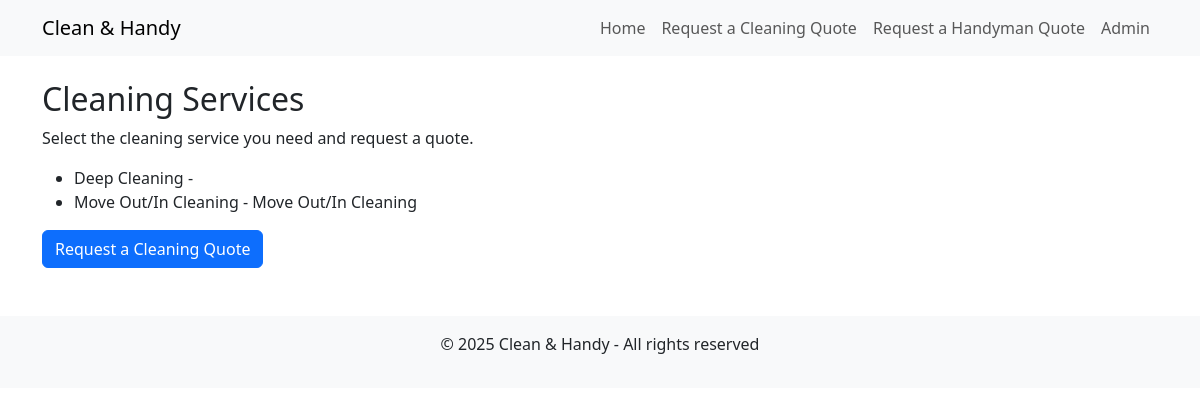
The page /cleaning/ on the database as committed earlier.
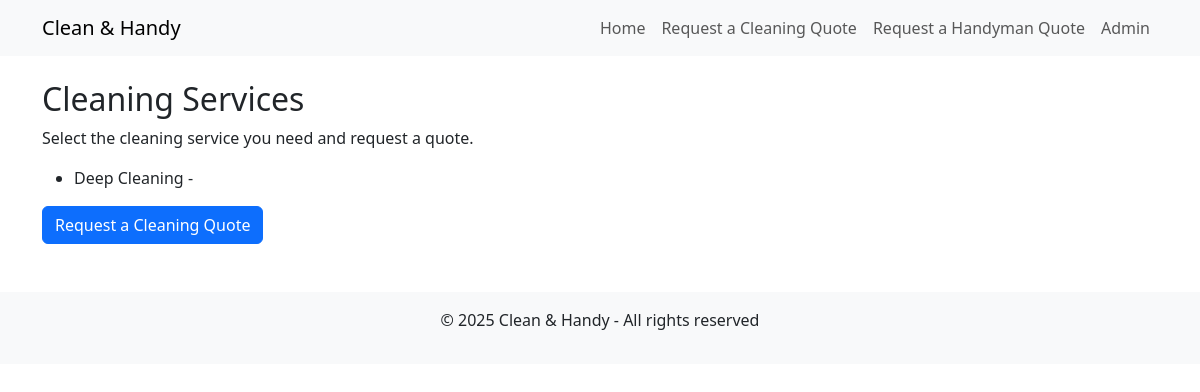
The same page on the database as committed later.
### quotes/models.py (models this page shows, shortened)
class Service(models.Model):
    category = models.ForeignKey(ServiceCategory, on_delete=models.CASCADE, related_name="services")
    name = models.CharField(max_length=100)
    description = models.TextField(blank=True)

### quotes/views.py (the view)
def cleaning_services(request):
    services = Service.objects.filter(category__name="Cleaning")
    return render(request, "quotes/cleaning_services.html", {"services": services})

### quotes/templates/quotes/cleaning_services.html
{% extends "base.html" %}
{% block content %}
<h2>Cleaning Services</h2>
<p>Select the cleaning service you need and request a quote.</p>
<ul>
    {% for service in services %}
        <li>{{ service.name }} - {{ service.description }}</li>
    {% endfor %}
</ul>
<a href="{% url 'request_quote' %}" class="btn btn-primary">Request a Cleaning Quote</a>
{% endblock %}

### quotes/templates/base.html (shortened to what this page needs)
<!DOCTYPE html>
<html lang="en">
<head>
    <link rel="stylesheet" href="https://cdn.jsdelivr.net/npm/bootstrap@5.3.0/dist/css/bootstrap.min.css">
</head>
<body>
<nav class="navbar navbar-expand-lg navbar-light bg-light">
    <div class="container">
        <a class="navbar-brand" href="/">Clean & Handy</a>
        <div class="collapse navbar-collapse" id="navbarNav">
            <ul class="navbar-nav ms-auto">
                <li class="nav-item"><a class="nav-link" href="/">Home</a></li>
                <li class="nav-item"><a class="nav-link" href="{% url 'request_cleaning_quote' %}">Request a Cleaning Quote</a></li>
                <li class="nav-item"><a class="nav-link" href="{% url 'request_handyman_quote' %}">Request a Handyman Quote</a></li>
                <li class="nav-item"><a class="nav-link" href="/admin/">Admin</a></li>
            </ul>
        </div>
    </div>
</nav>
<div class="container mt-4">
    {% block content %}{% endblock %}
</div>
<footer class="text-center mt-5 py-3 bg-light">
    <p>&copy; 2025 Clean & Handy - All rights reserved</p>
</footer>
</body>
</html>

Rows that differ between the two databases and show on the page:
removed Service: name "Move Out/In Cleaning", description "Move Out/In Cleaning"
